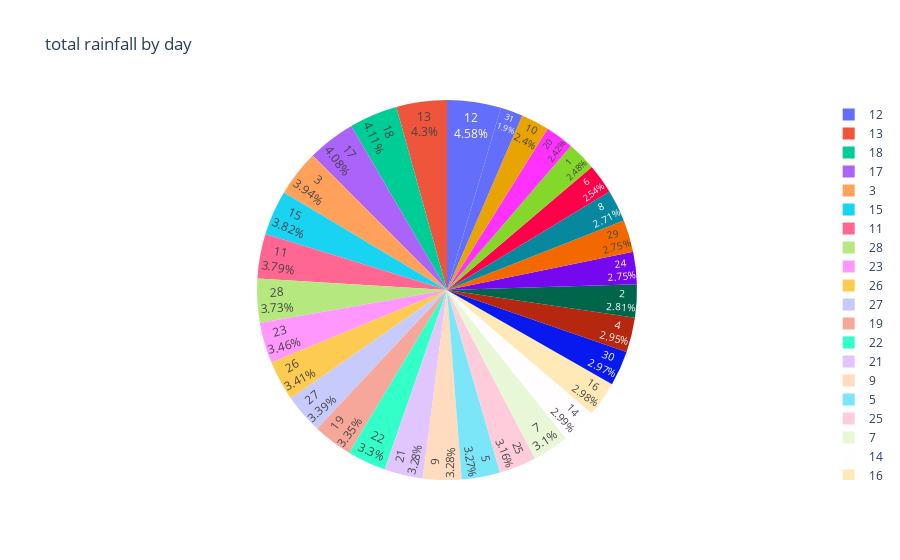

Notebook source saved alongside this figure:
### Code cell
#piechart representation of the total rainfall by days (the day that has the most rainfall)
pie_chart=px.pie(Daily_total_rainfall, values='Total Rain (mm)', names = 'Day',title = 'total rainfall by day',hover_data=['Total Rain (mm)'],hole =0)
pie_chart.update_traces(textposition='inside', textinfo='percent+label')
pie_chart.show()

### Figure 1 — Plotly figure (JSON) as saved in the notebook; plotly's stock layout.template omitted (floating-point values rounded to 4 significant figures)
{"data": [{"customdata": [[254.4], [288.2], [405.1], [303.3], [335.9], [261.1], [318.9], [278.2], [336.8], [246.9], [389.2], [470.7], [441.7], [307.5], [392.6], [306.4], [418.9], [422], [344.2], [248.9], [336.9], [338.6], [355.8], [282.2], [324.4], [350.5], [347.9], [383.6], [282.2], [305.5], [195.3]], "domain": {"x": [0, 1], "y": [0, 1]}, "hole": 0, "hovertemplate": "Day=%{label}<br>Total Rain (mm)=%{customdata[0]}<extra></extra>", "labels": [1, 2, 3, 4, 5, 6, 7, 8, 9, 10, 11, 12, 13, 14, 15, 16, 17, 18, 19, 20, 21, 22, 23, 24, 25, 26, 27, 28, 29, 30, 31], "legendgroup": "", "name": "", "showlegend": true, "textinfo": "percent+label", "textposition": "inside", "type": "pie", "values": [254.4, 288.2, 405.1, 303.3, 335.9, 261.1, 318.9, 278.2, 336.8, 246.9, 389.2, 470.7, 441.7, 307.5, 392.6, 306.4, 418.9, 422, 344.2, 248.9, 336.9, 338.6, 355.8, 282.2, 324.4, 350.5, 347.9, 383.6, 282.2, 305.5, 195.3]}], "layout": {"legend": {"tracegroupgap": 0}, "title": {"text": "total rainfall by day"}}}
